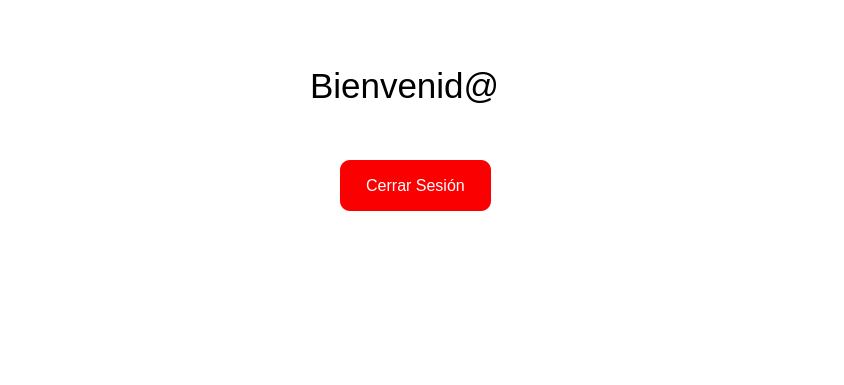
<?xml version="1.0" encoding="UTF-8"?>
<ui version="4.0">
 <class>MainWindow</class>
 <widget class="QMainWindow" name="MainWindow">
  <property name="geometry">
   <rect>
    <x>0</x>
    <y>0</y>
    <width>844</width>
    <height>385</height>
   </rect>
  </property>
  <property name="windowTitle">
   <string>Sistema de Control</string>
  </property>
  <property name="styleSheet">
   <string notr="true">background-color: rgb(255, 255, 255);</string>
  </property>
  <widget class="QWidget" name="centralwidget">
   <widget class="QLabel" name="Bienvenido">
    <property name="geometry">
     <rect>
      <x>310</x>
      <y>50</y>
      <width>241</width>
      <height>71</height>
     </rect>
    </property>
    <property name="font">
     <font>
      <pointsize>26</pointsize>
     </font>
    </property>
    <property name="text">
     <string>Bienvenid@</string>
    </property>
   </widget>
   <widget class="QPushButton" name="pushButton">
    <property name="geometry">
     <rect>
      <x>340</x>
      <y>160</y>
      <width>151</width>
      <height>51</height>
     </rect>
    </property>
    <property name="font">
     <font>
      <pointsize>12</pointsize>
     </font>
    </property>
    <property name="styleSheet">
     <string notr="true">background-color: rgb(250, 0, 0);
color: rgb(255, 255, 255);
border-radius: 10px;</string>
    </property>
    <property name="text">
     <string>Cerrar Sesión</string>
    </property>
   </widget>
  </widget>
  <widget class="QMenuBar" name="menubar">
   <property name="geometry">
    <rect>
     <x>0</x>
     <y>0</y>
     <width>844</width>
     <height>26</height>
    </rect>
   </property>
  </widget>
  <widget class="QStatusBar" name="statusbar"/>
 </widget>
 <resources/>
 <connections/>
</ui>
